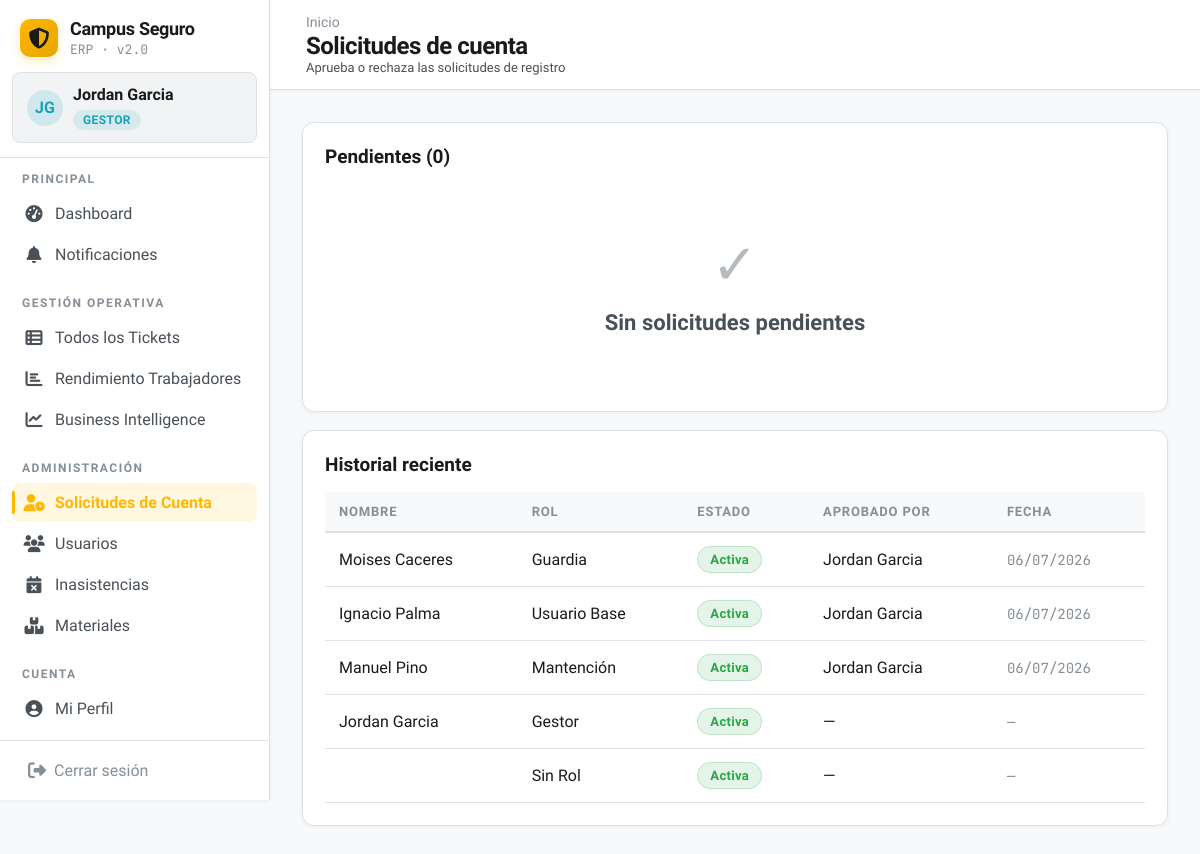
Screenshot of /gestor/solicitudes/ (signed in) with the database file from the repository.
### app/models.py (models this page shows, shortened)
class Usuario(AbstractUser):
    VINCULO_CHOICES = [
        ('alumno', 'Alumno'),
        ('docente', 'Docente'),
        ('administrativo', 'Administrativo'),
        ('funcionario', 'Funcionario'),
    ]
    JORNADA_CHOICES = [
        ('diurna', 'Diurna'),
        ('vespertina', 'Vespertina'),
        ('mixta', 'Mixta'),
    ]
    rol = models.ForeignKey(Rol, on_delete=models.PROTECT, related_name="usuarios", null=True, blank=True)
    rut = models.CharField(max_length=12, unique=True)
    telefono = models.CharField(max_length=15, blank=True, null=True)
    correo_institucional = models.EmailField(unique=True)
    vinculo = models.CharField(max_length=20, choices=VINCULO_CHOICES, blank=True, null=True)
    carrera = models.ForeignKey(
        'Carrera', on_delete=models.SET_NULL, null=True, blank=True,
        related_name='alumnos',
    )
    jornada = models.CharField(max_length=15, choices=JORNADA_CHOICES, blank=True, null=True)
    sede = models.ForeignKey(Sede, on_delete=models.SET_NULL, blank=True, null=True, related_name='estudiantes_funcionarios')
    escuela = models.ForeignKey(Escuela, on_delete=models.SET_NULL, related_name="usuarios", null=True, blank=True)
    departamento = models.ForeignKey(
        Departamento,
        on_delete=models.SET_NULL,
        null=True,
        blank=True,
        related_name="usuarios"
    )
    especialidades = models.ManyToManyField(
        Especialidad,
        through='EspecialidadUsuario',
        blank=True,
        related_name='tecnicos'
    )
    turno = models.CharField(max_length=50, blank=True, null=True)  # mañana / tarde / noche
    estado_cuenta = models.ForeignKey(
        EstadoCatalogo,
        on_delete=models.PROTECT,
        related_name='usuarios',
        limit_choices_to={'entidad': 'cuenta'},
    )
    fecha_registro = models.DateTimeField(auto_now_add=True)
    fecha_aprobacion = models.DateTimeField(null=True, blank=True)
    aprobado_por = models.ForeignKey('self', on_delete=models.SET_NULL, null=True, blank=True, related_name='cuentas_aprobadas')
    activo = models.BooleanField(default=True)
    auth0_sub = models.CharField(
        max_length=120,
        unique=True,
        null=True,
        blank=True,
        verbose_name='Auth0 Subject ID',
        help_text='Identificador único del usuario en Auth0. Se asigna automáticamente al registrar vía Auth0.',
    )
    objects = UsuarioManager()

class Rol(models.Model):
    nombre = models.CharField(max_length=50, verbose_name="Nombre del Rol")
    codigo = models.CharField(max_length=30, unique=True, verbose_name="Código Operacional")  # ej: 'mantencion', 'guardia', 'gestor'
    class Meta:
        verbose_name = "Rol"
        verbose_name_plural = "Roles"

### app/views.py (the view)
# urls.py: path('gestor/solicitudes/', views.gestor_solicitudes_cuenta, name='gestor_solicitudes_cuenta'),
@login_required
@rol_requerido('gestor')
def gestor_solicitudes_cuenta(request):
    pendientes = Usuario.objects.filter(estado_cuenta__codigo='pendiente').order_by('-fecha_registro')
    recientes = Usuario.objects.exclude(estado_cuenta__codigo='pendiente').order_by('-fecha_aprobacion')[:10]
    return render(request, 'app/solicitudes__cuenta.html', {
        'pendientes': pendientes, 'recientes': recientes,
    })

### app/context_processors.py (called while the page is built)
def notificaciones_no_leidas(request):
    if request.user.is_authenticated:
        cache_key = f'notif_count_{request.user.pk}'
        count = cache.get(cache_key)
        if count is None:
            count = Notificacion.objects.filter(
                destinatario=request.user, leida=False, archivada=False, deleted_at__isnull=True
            ).count()
            cache.set(cache_key, count, 60)
        return {'notif_no_leidas_count': count}
    return {'notif_no_leidas_count': 0}

### app/views.py (called while the page is built)
def rol_requerido(*roles):
    def decorator(view_func):
        @wraps(view_func)
        def _wrapped(request, *args, **kwargs):
            if not request.user.is_authenticated:
                return redirect('app:login')
            user_rol_codigo = request.user.rol.codigo if request.user.rol else None
            if user_rol_codigo not in roles and not request.user.is_superuser:
                messages.error(request, 'No tienes permiso para acceder a esta sección.')
                return redirect('app:dashboard')
            return view_func(request, *args, **kwargs)
        return _wrapped
    return decorator

### app/templates/app/solicitudes__cuenta.html (shortened to what this page needs)
{% extends 'app/base.html' %}
{% block page_title %}Solicitudes de cuenta{% endblock %}
{% block page_subtitle %}Aprueba o rechaza las solicitudes de registro{% endblock %}
{% block content %}
<div class="card" style="margin-bottom: 18px">
  <div class="card-title">Pendientes ({{ pendientes.count }})</div>
  {% if pendientes %}
  <div class="table-wrap">
    <table>
      <thead>
        <tr>
          <th>Solicitante</th>
          <th>Rol</th>
          <th>Correo</th>
          <th>RUT</th>
          <th>Vínculo</th>
          <th>Fecha solicitud</th>
          <th></th>
        </tr>
      </thead>
      <tbody>
        {% for u in pendientes %}
        <tr>
          <td>
            <strong>{{ u.get_full_name }}</strong>
            {% if u.carrera or u.departamento %}<br /><span
              style="font-size: 11px; color: var(--text-muted)"
              >{{ u.carrera.nombre|default:u.departamento }}</span
            >{% endif %}
          </td>
          <td>
            {% if u.rol.codigo == 'usuario' %}<span class="badge badge-blue"
              >Usuario</span
            >
            {% elif u.rol.codigo == 'gestor' %}<span class="badge badge-teal"
              >Gestor</span
            >
            {% elif u.rol.codigo == 'guardia' %}<span class="badge badge-yellow"
              >Guardia</span
            >
            {% elif u.rol.codigo == 'mantencion' %}<span class="badge badge-green"
              >Mantención</span
            >{% endif %}
          </td>
          <td>
            <span class="id-mono" style="font-size: 12px"
              >{{ u.correo_institucional }}</span
            >
          </td>
          <td><span class="id-mono">{{ u.rut }}</span></td>
          <td>{{ u.get_vinculo_display|default:'—' }}</td>
          <td>
            <span class="id-mono">{{ u.fecha_registro|date:"d/m/Y H:i" }}</span>
          </td>
          <td>
            <a
              href="{% url 'app:aprobar_cuenta' u.id %}"
              class="btn btn-primary btn-sm"
              >Revisar →</a
            >
          </td>
        </tr>
        {% endfor %}
      </tbody>
    </table>
  </div>
  {% else %}
  <div class="empty-state">
    <div class="icon">✓</div>
    <div class="label">Sin solicitudes pendientes</div>
  </div>
  {% endif %}
</div>
<div class="card">
  <div class="card-title">Historial reciente</div>
  {% if recientes %}
  <div class="table-wrap">
    <table>
      <thead>
        <tr>
          <th>Nombre</th>
          <th>Rol</th>
          <th>Estado</th>
          <th>Aprobado por</th>
          <th>Fecha</th>
        </tr>
      </thead>
      <tbody>
        {% for u in recientes %}
        <tr>
          <td>{{ u.get_full_name }}</td>
          <td>{{ u.rol.nombre|default:"Sin Rol" }}</td>
          <td>
            {% if u.estado_cuenta.codigo == 'activa' %}<span
              class="badge badge-green"
              >Activa</span
            >
            {% elif u.estado_cuenta.codigo == 'rechazada' %}<span
              class="badge badge-red"
              >Rechazada</span
            >
            {% elif u.estado_cuenta.codigo == 'suspendida' %}<span
              class="badge badge-yellow"
              >Suspendida</span
            >{% endif %}
          </td>
          <td>{{ u.aprobado_por.get_full_name|default:"—" }}</td>
          <td>
            <span class="id-mono"
              >{{ u.fecha_aprobacion|date:"d/m/Y"|default:"—" }}</span
            >
          </td>
        </tr>
        {% endfor %}
      </tbody>
    </table>
  </div>
  {% else %}
  <div class="empty-state" style="padding: 24px">
    <div class="sub">Sin historial</div>
  </div>
  {% endif %}
</div>
{% endblock %}

### app/templates/app/base.html (shortened to what this page needs)
<!DOCTYPE html>
<html lang="es">
<head>
<link rel="stylesheet" href="https://cdnjs.cloudflare.com/ajax/libs/font-awesome/6.7.2/css/all.min.css">
</head>
<body>
{% if user.is_authenticated %}
<div class="layout">
  <aside class="sidebar">
    <div class="sb-brand">
      <div class="logo"><i class="fa-solid fa-shield-halved" style="color:#1a1a1a;font-size:21px;"></i></div>
      <div>
        <div class="name">Campus Seguro</div>
        <div class="sub">ERP · v2.0</div>
      </div>
    </div>
    <div class="sb-user-header">
      <div class="avatar role-{{ user.rol.codigo }}">{{ user.first_name|first|upper }}{{ user.last_name|first|upper }}</div>
      <div class="user-info">
        <div class="uname">{{ user.get_full_name|default:user.username }}</div>
        <div class="role-badge role-{{ user.rol.codigo }}">{{ user.rol.nombre|default:"Sin Rol" }}</div>
      </div>
    </div>
    <div class="sb-divider"></div>
    <nav class="sb-nav">
      <div class="nav-section">
        <div class="nav-label">Principal</div>
        <a href="{% url 'app:dashboard' %}" class="nav-item {% if request.resolver_match.url_name == 'dashboard' %}active{% endif %}">
          <span class="icon"><i class="fa-solid fa-gauge-high"></i></span> Dashboard
        </a>
        <a href="{% url 'app:notificaciones' %}" class="nav-item {% if request.resolver_match.url_name == 'notificaciones' %}active{% endif %}">
          <span class="icon"><i class="fa-solid fa-bell"></i></span> Notificaciones
        </a>
      </div>
      {% if user.rol.codigo == 'gestor' or user.is_superuser %}
      <div class="nav-section">
        <div class="nav-label">Gestión Operativa</div>
        <a href="{% url 'app:gestor_tickets' %}" class="nav-item {% if request.resolver_match.url_name == 'gestor_tickets' %}active{% endif %}">
          <span class="icon"><i class="fa-solid fa-table-list"></i></span> Todos los Tickets
        </a>
        <a href="{% url 'app:gestor_operativo' %}" class="nav-item {% if request.resolver_match.url_name == 'gestor_operativo' %}active{% endif %}">
          <span class="icon"><i class="fa-solid fa-chart-bar"></i></span> Rendimiento Trabajadores
        </a>
        <a href="{% url 'app:gestor_bi' %}" class="nav-item {% if request.resolver_match.url_name == 'gestor_bi' %}active{% endif %}">
          <span class="icon"><i class="fa-solid fa-chart-line"></i></span> Business Intelligence
        </a>
      </div>
      <div class="nav-section">
        <div class="nav-label">Administración</div>
        <a href="{% url 'app:gestor_solicitudes_cuenta' %}" class="nav-item {% if request.resolver_match.url_name == 'gestor_solicitudes_cuenta' %}active{% endif %}">
          <span class="icon"><i class="fa-solid fa-user-clock"></i></span> Solicitudes de Cuenta
        </a>
        <a href="{% url 'app:gestor_usuarios' %}" class="nav-item {% if request.resolver_match.url_name == 'gestor_usuarios' %}active{% endif %}">
          <span class="icon"><i class="fa-solid fa-users"></i></span> Usuarios
        </a>
        <a href="{% url 'app:gestor_inasistencias' %}" class="nav-item {% if request.resolver_match.url_name == 'gestor_inasistencias' %}active{% endif %}">
          <span class="icon"><i class="fa-solid fa-calendar-xmark"></i></span> Inasistencias
        </a>
        <a href="{% url 'app:materiales_listado' %}" class="nav-item {% if request.resolver_match.url_name == 'materiales_listado' %}active{% endif %}">
          <span class="icon"><i class="fa-solid fa-boxes-stacked"></i></span> Materiales
        </a>
      </div>
      {% endif %}
      <div class="nav-section">
        <div class="nav-label">Cuenta</div>
        <a href="{% url 'app:mi_perfil' %}" class="nav-item {% if request.resolver_match.url_name == 'mi_perfil' %}active{% endif %}">
          <span class="icon"><i class="fa-solid fa-circle-user"></i></span> Mi Perfil
        </a>
      </div>
    </nav>
    <div class="sb-footer">
      <button onclick="document.getElementById('modal-logout').style.display='flex'" class="sb-logout">
        <i class="fa-solid fa-right-from-bracket" style="font-size:18px;"></i>
        <span>Cerrar sesión</span>
      </button>
    </div>
  </aside>
  <main class="main">
    <header class="global-topbar">
      <div>
        <div class="breadcrumb" style="margin-bottom: 2px;">
          <a href="{% url 'app:dashboard' %}">Inicio</a>
        </div>
        <div class="page-title" style="font-size: 24px; margin: 0;">
          {% block page_title %}Campus Seguro{% endblock %}
        </div>
        <div class="page-subtitle" style="font-size: 13px; margin: 0;">
          {% block page_subtitle %}{% endblock %}
        </div>
      </div>
    </header>
    <div class="content-body">
      {% block content %}{% endblock %}
    </div>
  </main>
</div>
{% else %}
  {% block auth_content %}{% endblock %}
{% endif %}
</body>
</html>

### rows the page displays
Usuario: first_name|first "J", last_name|first "G", get_full_name "Jordan Garcia", rol.nombre "GESTOR", rol.nombre "Gestor", shows "Activa", aprobado_por.get_full_name "—", fecha_aprobacion "—"
Usuario: get_full_name "Moises Caceres", rol.nombre "Guardia", shows "Activa", aprobado_por.get_full_name "Jordan Garcia", fecha_aprobacion "06/07/2026"
Usuario: get_full_name "Ignacio Palma", rol.nombre "Usuario Base", shows "Activa", aprobado_por.get_full_name "Jordan Garcia", fecha_aprobacion "06/07/2026"
Usuario: get_full_name "Manuel Pino", rol.nombre "Mantención", shows "Activa", aprobado_por.get_full_name "Jordan Garcia", fecha_aprobacion "06/07/2026"
Usuario: rol.nombre "Sin Rol", shows "Activa", aprobado_por.get_full_name "—", fecha_aprobacion "—"

### other values shown
{{ pendientes.count }} "0"
